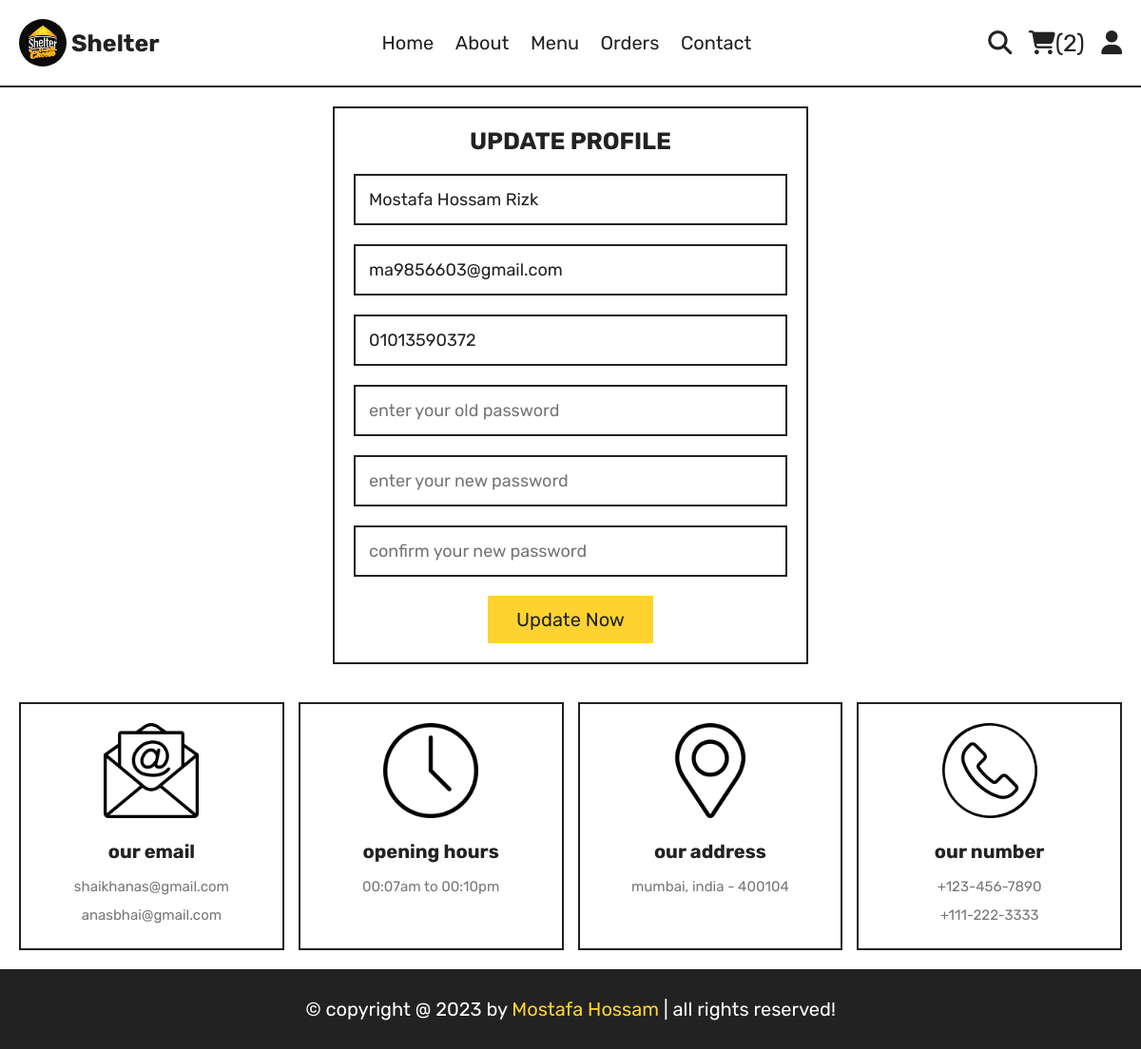
Screenshot of /update_profile.php (signed in) with the database file from the repository.
### tables this page shows
CREATE TABLE `users` (
  `user_id` int(11) NOT NULL,
  `user_name` varchar(100) NOT NULL,
  `user_email` varchar(100) NOT NULL,
  `user_number` varchar(12) NOT NULL,
  `user_password` varchar(255) NOT NULL,
  `user_address` varchar(200) NOT NULL DEFAULT 'xx',
  `user_register` date DEFAULT current_timestamp()
);

### components/user_session.php (called while the page is built, shortened)
<?php
if (isset($_SESSION['user_name']) && isset($_SESSION['user_id'])) {
    $user_id = $_SESSION['user_id'];
} else {
    header("location: login.php");
    exit();
}

### update_profile.php (the view, shortened to what this page needs)
<?php
include_once("components/connection.php");
include_once("components/user_session.php");
$user_update = $connection->query("SELECT * FROM `users` WHERE `user_id`=$user_id");
$user_update = $user_update->fetch(PDO::FETCH_ASSOC);
?>
<?php include_once("components/user_navbar.php"); ?>
<section class="form-container">
   <form action="" method="POST">
      <h3>update profile</h3>
      <input type="text" required maxlength="50" name="name" placeholder="enter your name" class="box" value="<?php echo $user_update['user_name'] ?>">
      <input type="email" required maxlength="50" name="email" placeholder="enter your email" class="box" oninput="this.value = this.value.replace(/\s/g, '')" value="<?php echo $user_update['user_email'] ?>">
      <input type="numner" placeholder="enter your number" required class="box" name="number" value="<?php echo $user_update['user_number'] ?>">
      <input type="password" name="old_pass" required placeholder="enter your old password" class="box" oninput="this.value = this.value.replace(/\s/g, '')">
      <input type="password" maxlength="30" name="new_pass" placeholder="enter your new password" class="box" oninput="this.value = this.value.replace(/\s/g, '')">
      <input type="password" maxlength="30" name="confirm_pass" placeholder="confirm your new password" class="box" oninput="this.value = this.value.replace(/\s/g, '')">
      <input type="submit" value="update now" class="btn" name="update_profile">
   </form>
</section>
<?php
include_once("components/user_footer.php");
?>

### css/style.css (style rules this page uses)
:root { --yellow: #fed330; --red: #e74c3c; --white: #fff; --black: #222; --light-color: #777; --border: 0.2rem solid var(--black); }
* { font-family: "Rubik", sans-serif; margin: 0; padding: 0; box-sizing: border-box; outline: none; border: none; text-decoration: none; transition: 0.2s linear; }
html { font-size: 62.5%; overflow-x: hidden; scroll-behavior: smooth; scroll-padding-top: 8rem; }
section { max-width: 1200px; margin: 0 auto; padding: 2rem; }
.delete-btn, .btn { display: inline-block; margin-top: 1rem; padding: 1.3rem 3rem; cursor: pointer; font-size: 2rem; text-transform: capitalize; }
.btn { background-color: var(--yellow); color: var(--black); }
.form-container form { max-width: 50rem; margin: 0 auto; border: var(--border); padding: 2rem; text-align: center; }
.form-container form h3 { margin-bottom: 1rem; font-size: 2.5rem; text-transform: uppercase; color: var(--black); }
.form-container form .box { margin: 1rem 0; padding: 1.4rem; color: var(--black); border: var(--border); font-size: 1.8rem; width: 100%; }

### rows the page displays
users: name "Mostafa Hossam Rizk", email "ma9856603@gmail.com", number "01013590372"

### other values shown
$count_product_in_cart "2"
date_format(date_create(), 'Y') "2023"
